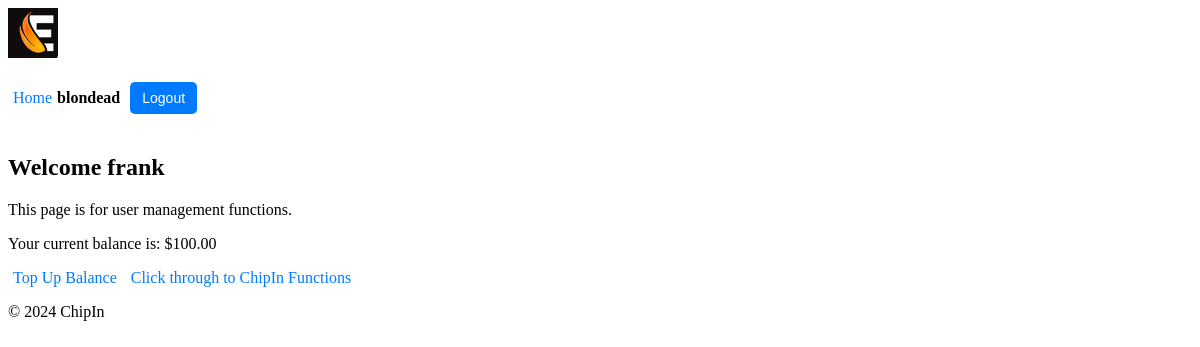
The app's page /users/ (signed in), older data.
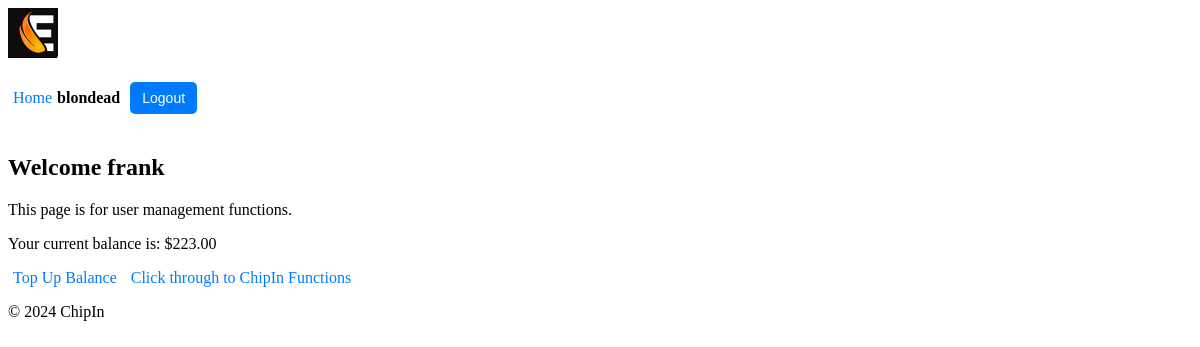
The same page, newer data.
### users/models.py (models this page shows, shortened)
class Profile(models.Model):
    user = models.OneToOneField(User, on_delete=models.CASCADE)
    first_name = models.CharField(max_length=30)
    surname = models.CharField(max_length=30)
    nickname = models.CharField(max_length=30, unique=True, null=False, blank=False)
    max_spend = models.DecimalField(max_digits=10, decimal_places=2, default=100.00)  # Max spend for each event
    balance = models.DecimalField(max_digits=10, decimal_places=2, default=100.00)  # User's current balance

### users/views.py (the view)
# urls.py: path("", views.user, name="user"),
@login_required(login_url='users:login')
def user(request):
    profile = request.user.profile
    return render(request, "users/user.html", {
        'user': request.user,
        'balance': profile.balance,
    })

### chipin/context_processors.py (called while the page is built)
def user_profile(request):
    if request.user.is_authenticated:
        try:
            return {'nickname': request.user.profile.nickname}
        except Profile.DoesNotExist:
            return {'nickname': request.user.username}  # Fallback to username if no profile exists
    return {}

### users/templates/users/user.html (shortened to what this page needs)
{% extends 'chipin/base.html' %}
{% load static %}
{% block content %}
    <h2>Welcome {{ request.user.first_name }}</h2>
    <p>This page is for user management functions.</p>
    <p>Your current balance is: ${{ balance }}</p>
    <a href="{% url 'users:top_up' %}">Top Up Balance</a>
    <a href="{% url 'chipin:home' %}">Click through to ChipIn Functions</a>
{% endblock %}

Row changes from the older to the newer data that the page shows:
changed Profile: balance "100.00" → "223.00"
